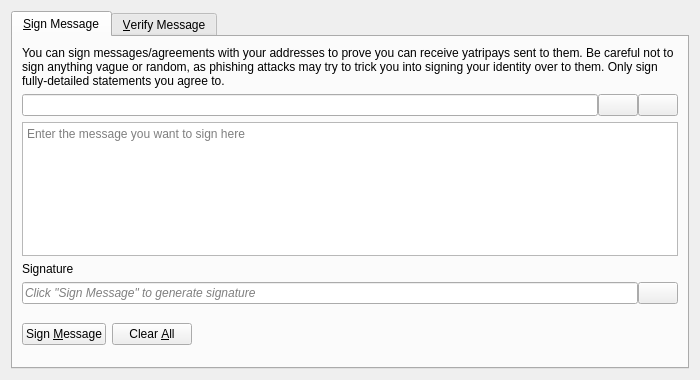
<?xml version="1.0" encoding="UTF-8"?>
<ui version="4.0">
 <class>SignVerifyMessageDialog</class>
 <widget class="QDialog" name="SignVerifyMessageDialog">
  <property name="geometry">
   <rect>
    <x>0</x>
    <y>0</y>
    <width>700</width>
    <height>380</height>
   </rect>
  </property>
  <property name="windowTitle">
   <string>Signatures - Sign / Verify a Message</string>
  </property>
  <property name="modal">
   <bool>true</bool>
  </property>
  <layout class="QVBoxLayout" name="verticalLayout">
   <item>
    <widget class="QTabWidget" name="tabWidget">
     <property name="currentIndex">
      <number>0</number>
     </property>
     <widget class="QWidget" name="tabSignMessage">
      <attribute name="title">
       <string>&amp;Sign Message</string>
      </attribute>
      <layout class="QVBoxLayout" name="verticalLayout_SM">
       <item>
        <widget class="QLabel" name="infoLabel_SM">
         <property name="text">
          <string>You can sign messages/agreements with your addresses to prove you can receive yatripays sent to them. Be careful not to sign anything vague or random, as phishing attacks may try to trick you into signing your identity over to them. Only sign fully-detailed statements you agree to.</string>
         </property>
         <property name="textFormat">
          <enum>Qt::PlainText</enum>
         </property>
         <property name="wordWrap">
          <bool>true</bool>
         </property>
        </widget>
       </item>
       <item>
        <layout class="QHBoxLayout" name="horizontalLayout_1_SM">
         <property name="spacing">
          <number>0</number>
         </property>
         <item>
          <widget class="QValidatedLineEdit" name="addressIn_SM">
           <property name="toolTip">
            <string>The Yatripay address to sign the message with</string>
           </property>
          </widget>
         </item>
         <item>
          <widget class="QPushButton" name="addressBookButton_SM">
           <property name="toolTip">
            <string>Choose previously used address</string>
           </property>
           <property name="text">
            <string/>
           </property>
           <property name="icon">
            <iconset resource="../yatripay.qrc">
             <normaloff>:/icons/address-book</normaloff>:/icons/address-book</iconset>
           </property>
           <property name="shortcut">
            <string>Alt+A</string>
           </property>
           <property name="autoDefault">
            <bool>false</bool>
           </property>
          </widget>
         </item>
         <item>
          <widget class="QPushButton" name="pasteButton_SM">
           <property name="toolTip">
            <string>Paste address from clipboard</string>
           </property>
           <property name="text">
            <string/>
           </property>
           <property name="icon">
            <iconset resource="../yatripay.qrc">
             <normaloff>:/icons/editpaste</normaloff>:/icons/editpaste</iconset>
           </property>
           <property name="shortcut">
            <string>Alt+P</string>
           </property>
           <property name="autoDefault">
            <bool>false</bool>
           </property>
          </widget>
         </item>
        </layout>
       </item>
       <item>
        <widget class="QPlainTextEdit" name="messageIn_SM">
         <property name="toolTip">
          <string>Enter the message you want to sign here</string>
         </property>
         <property name="placeholderText">
          <string>Enter the message you want to sign here</string>
         </property>
        </widget>
       </item>
       <item>
        <widget class="QLabel" name="signatureLabel_SM">
         <property name="text">
          <string>Signature</string>
         </property>
         <property name="textFormat">
          <enum>Qt::PlainText</enum>
         </property>
        </widget>
       </item>
       <item>
        <layout class="QHBoxLayout" name="horizontalLayout_2_SM">
         <property name="spacing">
          <number>0</number>
         </property>
         <item>
          <widget class="QLineEdit" name="signatureOut_SM">
           <property name="placeholderText">
            <string>Click "Sign Message" to generate signature</string>
           </property>
           <property name="font">
            <font>
             <italic>true</italic>
            </font>
           </property>
           <property name="readOnly">
            <bool>true</bool>
           </property>
          </widget>
         </item>
         <item>
          <widget class="QPushButton" name="copySignatureButton_SM">
           <property name="toolTip">
            <string>Copy the current signature to the system clipboard</string>
           </property>
           <property name="text">
            <string/>
           </property>
           <property name="icon">
            <iconset resource="../yatripay.qrc">
             <normaloff>:/icons/editcopy</normaloff>:/icons/editcopy</iconset>
           </property>
           <property name="autoDefault">
            <bool>false</bool>
           </property>
          </widget>
         </item>
        </layout>
       </item>
       <item>
        <layout class="QHBoxLayout" name="horizontalLayout_3_SM">
         <item>
          <widget class="QPushButton" name="signMessageButton_SM">
           <property name="toolTip">
            <string>Sign the message to prove you own this Yatripay address</string>
           </property>
           <property name="text">
            <string>Sign &amp;Message</string>
           </property>
           <property name="icon">
            <iconset resource="../yatripay.qrc">
             <normaloff>:/icons/edit</normaloff>:/icons/edit</iconset>
           </property>
           <property name="autoDefault">
            <bool>false</bool>
           </property>
          </widget>
         </item>
         <item>
          <widget class="QPushButton" name="clearButton_SM">
           <property name="toolTip">
            <string>Reset all sign message fields</string>
           </property>
           <property name="text">
            <string>Clear &amp;All</string>
           </property>
           <property name="icon">
            <iconset resource="../yatripay.qrc">
             <normaloff>:/icons/remove</normaloff>:/icons/remove</iconset>
           </property>
           <property name="autoDefault">
            <bool>false</bool>
           </property>
          </widget>
         </item>
         <item>
          <spacer name="horizontalSpacer_1_SM">
           <property name="orientation">
            <enum>Qt::Horizontal</enum>
           </property>
           <property name="sizeHint" stdset="0">
            <size>
             <width>40</width>
             <height>48</height>
            </size>
           </property>
          </spacer>
         </item>
         <item>
          <widget class="QLabel" name="statusLabel_SM">
           <property name="font">
            <font>
             <weight>75</weight>
             <bold>true</bold>
            </font>
           </property>
           <property name="text">
            <string/>
           </property>
           <property name="wordWrap">
            <bool>true</bool>
           </property>
          </widget>
         </item>
         <item>
          <spacer name="horizontalSpacer_2_SM">
           <property name="orientation">
            <enum>Qt::Horizontal</enum>
           </property>
           <property name="sizeHint" stdset="0">
            <size>
             <width>40</width>
             <height>48</height>
            </size>
           </property>
          </spacer>
         </item>
        </layout>
       </item>
      </layout>
     </widget>
     <widget class="QWidget" name="tabVerifyMessage">
      <attribute name="title">
       <string>&amp;Verify Message</string>
      </attribute>
      <layout class="QVBoxLayout" name="verticalLayout_VM">
       <item>
        <widget class="QLabel" name="infoLabel_VM">
         <property name="text">
          <string>Enter the receiver's address, message (ensure you copy line breaks, spaces, tabs, etc. exactly) and signature below to verify the message. Be careful not to read more into the signature than what is in the signed message itself, to avoid being tricked by a man-in-the-middle attack. Note that this only proves the signing party receives with the address, it cannot prove sendership of any transaction!</string>
         </property>
         <property name="textFormat">
          <enum>Qt::PlainText</enum>
         </property>
         <property name="alignment">
          <set>Qt::AlignLeading|Qt::AlignLeft|Qt::AlignTop</set>
         </property>
         <property name="wordWrap">
          <bool>true</bool>
         </property>
        </widget>
       </item>
       <item>
        <layout class="QHBoxLayout" name="horizontalLayout_1_VM">
         <property name="spacing">
          <number>0</number>
         </property>
         <item>
          <widget class="QValidatedLineEdit" name="addressIn_VM">
           <property name="toolTip">
            <string>The Yatripay address the message was signed with</string>
           </property>
          </widget>
         </item>
         <item>
          <widget class="QPushButton" name="addressBookButton_VM">
           <property name="toolTip">
            <string>Choose previously used address</string>
           </property>
           <property name="text">
            <string/>
           </property>
           <property name="icon">
            <iconset resource="../yatripay.qrc">
             <normaloff>:/icons/address-book</normaloff>:/icons/address-book</iconset>
           </property>
           <property name="shortcut">
            <string>Alt+A</string>
           </property>
           <property name="autoDefault">
            <bool>false</bool>
           </property>
          </widget>
         </item>
        </layout>
       </item>
       <item>
        <widget class="QPlainTextEdit" name="messageIn_VM">
          <property name="toolTip">
            <string>The signed message to verify</string>
          </property>
          <property name="placeholderText">
            <string>The signed message to verify</string>
          </property>
        </widget>
       </item>
       <item>
        <widget class="QValidatedLineEdit" name="signatureIn_VM">
          <property name="toolTip">
            <string>The signature given when the message was signed</string>
          </property>
          <property name="placeholderText">
            <string>The signature given when the message was signed</string>
          </property>
        </widget>
       </item>
       <item>
        <layout class="QHBoxLayout" name="horizontalLayout_2_VM">
         <item>
          <widget class="QPushButton" name="verifyMessageButton_VM">
           <property name="toolTip">
            <string>Verify the message to ensure it was signed with the specified Yatripay address</string>
           </property>
           <property name="text">
            <string>Verify &amp;Message</string>
           </property>
           <property name="icon">
            <iconset resource="../yatripay.qrc">
             <normaloff>:/icons/transaction_0</normaloff>:/icons/transaction_0</iconset>
           </property>
           <property name="autoDefault">
            <bool>false</bool>
           </property>
          </widget>
         </item>
         <item>
          <widget class="QPushButton" name="clearButton_VM">
           <property name="toolTip">
            <string>Reset all verify message fields</string>
           </property>
           <property name="text">
            <string>Clear &amp;All</string>
           </property>
           <property name="icon">
            <iconset resource="../yatripay.qrc">
             <normaloff>:/icons/remove</normaloff>:/icons/remove</iconset>
           </property>
           <property name="autoDefault">
            <bool>false</bool>
           </property>
          </widget>
         </item>
         <item>
          <spacer name="horizontalSpacer_1_VM">
           <property name="orientation">
            <enum>Qt::Horizontal</enum>
           </property>
           <property name="sizeHint" stdset="0">
            <size>
             <width>40</width>
             <height>48</height>
            </size>
           </property>
          </spacer>
         </item>
         <item>
          <widget class="QLabel" name="statusLabel_VM">
           <property name="font">
            <font>
             <weight>75</weight>
             <bold>true</bold>
            </font>
           </property>
           <property name="text">
            <string/>
           </property>
           <property name="wordWrap">
            <bool>true</bool>
           </property>
          </widget>
         </item>
         <item>
          <spacer name="horizontalSpacer_2_VM">
           <property name="orientation">
            <enum>Qt::Horizontal</enum>
           </property>
           <property name="sizeHint" stdset="0">
            <size>
             <width>40</width>
             <height>48</height>
            </size>
           </property>
          </spacer>
         </item>
        </layout>
       </item>
      </layout>
     </widget>
    </widget>
   </item>
  </layout>
 </widget>
 <customwidgets>
  <customwidget>
   <class>QValidatedLineEdit</class>
   <extends>QLineEdit</extends>
   <header>qt/qvalidatedlineedit.h</header>
  </customwidget>
 </customwidgets>
 <resources>
  <include location="../yatripay.qrc"/>
 </resources>
 <connections/>
</ui>
